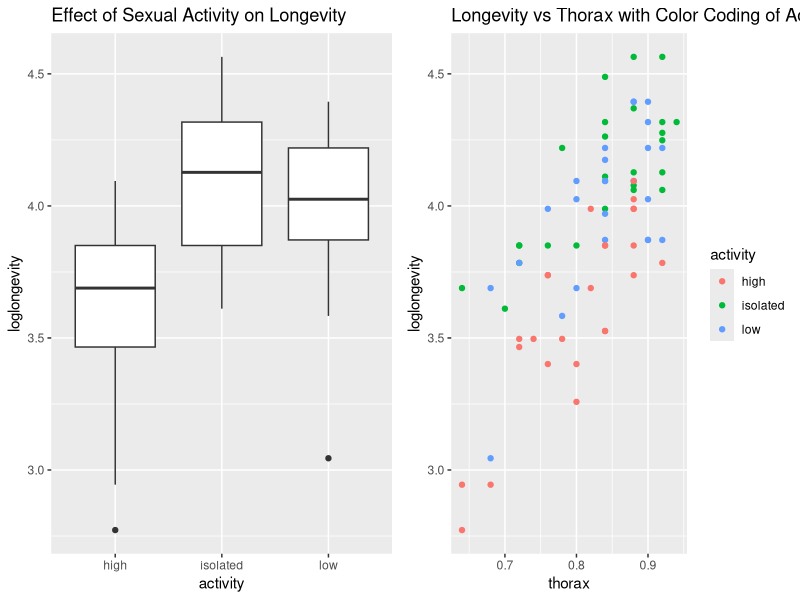

Source code (R): (Note: this script raises an error after producing the figure.)
library(ggplot2)

data <- read.table('fruitflies.txt', header = TRUE)
data$loglongevity <- log(data$longevity)


# a)
gridExtra::grid.arrange(
  ggplot(data, aes(x = activity, y = loglongevity)) + geom_boxplot() +
    labs(title = 'Effect of Sexual Activity on Longevity'),
  ggplot(data, aes(x = thorax, y = loglongevity, color = activity)) + geom_point() +
    labs(title = 'Longevity vs Thorax with Color Coding of Activity'), ncol=2)

loglongaov = lm(loglongevity ~ activity, data=data)
anova(loglongaov)
tapply(data$longevity, data$activity, mean)


# b)
loglongaov = lm(loglongevity ~ thorax + activity, data=data)
anova(loglongaov)
summary(loglongaov)

average_thorax <- mean(data$thorax)
predictions <- data.frame(activity=unique(data$activity), thorax=average_thorax)
rbind(predictions$activity, round(predict(longaov, newdata=predictions), 3))


# c)
gridExtra::grid.arrange(
  ggplot(data, aes(x = thorax, y = loglongevity, color = activity)) +
    geom_point() +
    facet_wrap(~activity) +
    labs(title = 'Scatter Plot of Longevity vs Thorax, Faceted by Activity',
         x = 'Thorax Length',
         y = 'Log longevity') +
    theme_minimal(),
  ggplot(data, aes(x = thorax, y = loglongevity, color = activity)) +
    geom_point() +
    geom_smooth(formula = y ~ x, method = "lm", se = FALSE, linetype = "dashed", aes(group = 1)) +
    labs(title = 'Interaction Plot of Longevity vs Thorax by Activity',
         x = 'Thorax Length',
         y = 'Log longevity') +
    theme_minimal(), ncol=2)

interaction_model <- lm(loglongevity ~ thorax * activity, data=data)
anova(interaction_model)


# d) with thorax


# e)
longaov = lm(longevity ~ thorax + activity, data=data)
anova(longaov); summary(longaov)

par(mfrow=c(2, 2)); hist(data$longevity); qqnorm(data$longevity)
hist(data$loglongevity); qqnorm(data$loglongevity)
shapiro.test(data$longevity)[2]; shapiro.test(data$loglongevity)[2]

qqnorm(residuals(loglongaov)); plot(fitted(loglongaov), residuals(loglongaov))
qqnorm(residuals(longaov)); plot(fitted(longaov), residuals(longaov))

